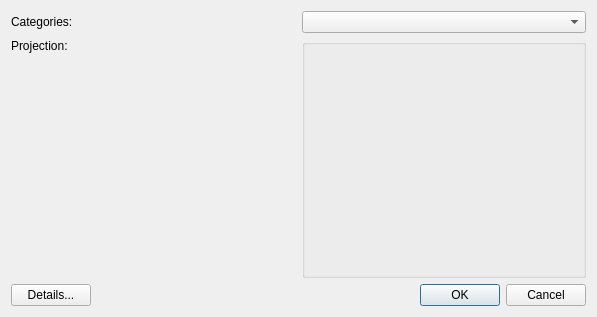
<?xml version="1.0" encoding="UTF-8"?>
<ui version="4.0" stdsetdef="1">
  <author></author>
  <comment>  Copyright 2017 Google Inc.
 Licensed under the Apache License, Version 2.0 (the &quot;License&quot;);
 you may not use this file except in compliance with the License.
 You may obtain a copy of the License at
 http://www.apache.org/licenses/LICENSE-2.0
 Unless required by applicable law or agreed to in writing, software
 distributed under the License is distributed on an &quot;AS IS&quot; BASIS,
 WITHOUT WARRANTIES OR CONDITIONS OF ANY KIND, either express or implied.
 See the License for the specific language governing permissions and
 limitations under the License.
</comment>
  <exportmacro></exportmacro>
  <class>SpatialReferenceSystemBase</class>
  <widget class="QDialog" name="SpatialReferenceSystemBase">
    <property name="geometry">
      <rect>
        <x>0</x>
        <y>0</y>
        <width>597</width>
        <height>317</height>
      </rect>
    </property>
    <property name="windowTitle">
      <string>Spatial Reference System</string>
    </property>
    <layout class="QGridLayout">
      <item row="0" column="0">
        <widget class="QLabel" name="textLabel3">
          <property name="text">
            <string>Categories:</string>
          </property>
          <property name="wordWrap">
            <bool>false</bool>
          </property>
        </widget>
      </item>
      <item row="0" column="1">
        <widget class="QComboBox" name="categoriesCombo"/>
      </item>
      <item row="1" column="1">
        <widget class="QGroupBox" name="projectionList"/>
      </item>
      <item row="1" column="0">
        <layout class="QVBoxLayout">
          <item>
            <widget class="QLabel" name="textLabel3_2">
              <property name="text">
                <string>Projection:</string>
              </property>
              <property name="wordWrap">
                <bool>false</bool>
              </property>
            </widget>
          </item>
          <item>
            <spacer name="spacer25">
              <property name="sizeHint">
                <size>
                  <width>21</width>
                  <height>121</height>
                </size>
              </property>
              <property name="sizeType">
                <enum>QSizePolicy::Expanding</enum>
              </property>
              <property name="orientation">
                <enum>Qt::Vertical</enum>
              </property>
            </spacer>
          </item>
        </layout>
      </item>
      <item row="2" column="0" rowspan="1" colspan="2">
        <layout class="QHBoxLayout">
          <item>
            <widget class="QPushButton" name="advBtn">
              <property name="text">
                <string>Details...</string>
              </property>
            </widget>
          </item>
          <item>
            <spacer name="spacer9">
              <property name="sizeHint">
                <size>
                  <width>240</width>
                  <height>20</height>
                </size>
              </property>
              <property name="sizeType">
                <enum>QSizePolicy::Expanding</enum>
              </property>
              <property name="orientation">
                <enum>Qt::Horizontal</enum>
              </property>
            </spacer>
          </item>
          <item>
            <widget class="QPushButton" name="okBtn">
              <property name="text">
                <string>OK</string>
              </property>
              <property name="default">
                <bool>true</bool>
              </property>
            </widget>
          </item>
          <item>
            <widget class="QPushButton" name="cancelBtn">
              <property name="text">
                <string>Cancel</string>
              </property>
            </widget>
          </item>
        </layout>
      </item>
    </layout>
  </widget>
  <layoutdefault spacing="6" margin="11"/>
  <pixmapfunction>qPixmapFromMimeSource</pixmapfunction>
  <connections>
    <connection>
      <sender>cancelBtn</sender>
      <signal>released()</signal>
      <receiver>SpatialReferenceSystemBase</receiver>
      <slot>reject()</slot>
    </connection>
    <connection>
      <sender>okBtn</sender>
      <signal>released()</signal>
      <receiver>SpatialReferenceSystemBase</receiver>
      <slot>accept()</slot>
    </connection>
    <connection>
      <sender>categoriesCombo</sender>
      <signal>activated(int)</signal>
      <receiver>SpatialReferenceSystemBase</receiver>
      <slot>selectCategory(int)</slot>
    </connection>
    <connection>
      <sender>projectionList</sender>
      <signal>highlighted(int)</signal>
      <receiver>SpatialReferenceSystemBase</receiver>
      <slot>selectProjection(int)</slot>
    </connection>
    <connection>
      <sender>advBtn</sender>
      <signal>released()</signal>
      <receiver>SpatialReferenceSystemBase</receiver>
      <slot>advanced()</slot>
    </connection>
  </connections>
</ui>
